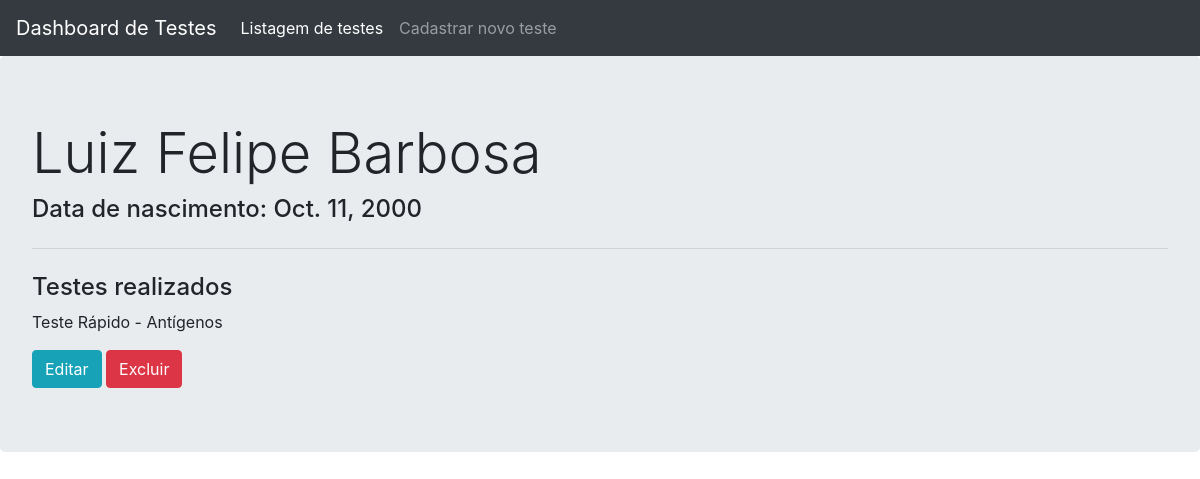
Screenshot of /users/5/ with the database file from the repository.
### users/models.py (models this page shows, shortened)
class User(models.Model):
    name = models.CharField(max_length=200)
    born_date = models.DateField()
    test_type = models.ForeignKey(TestType, on_delete=models.CASCADE)

class TestType(models.Model):
    name = models.CharField(max_length=50, default='RT-PCR')
    def __str__(self):
        return self.name

### users/views.py (the view)
# urls.py: path('users/<int:pk>/', UserDetailView.as_view(), name='user_detail'),
class UserDetailView(DetailView):
    model = User
    template_name = 'user_detail.html'

### templates/user_detail.html
{% extends 'base.html' %}
{% block content %}
    <div class="jumbotron">
        <h1 class="display-4">{{ user.name }}</h1>
        <h4>Data de nascimento: {{user.born_date}}</h4>
        <hr class="my-4">
        <h4>Testes realizados</h4>
        <p>{{ user.test_type }}</p>
        <a href="{% url 'user_edit' user.id %}" class="btn btn-info">Editar</a>
        <a href="{% url 'user_delete' user.id %}" class="btn btn-danger   ">Excluir</a>
    </div>
{% endblock content %}

### static/css/base.css (style rules this page uses)
body { text-align: center; }

### rows the page displays
User: name "Luiz Felipe Barbosa", born_date "Oct. 11, 2000", test_type "Teste Rápido - Antígenos"
